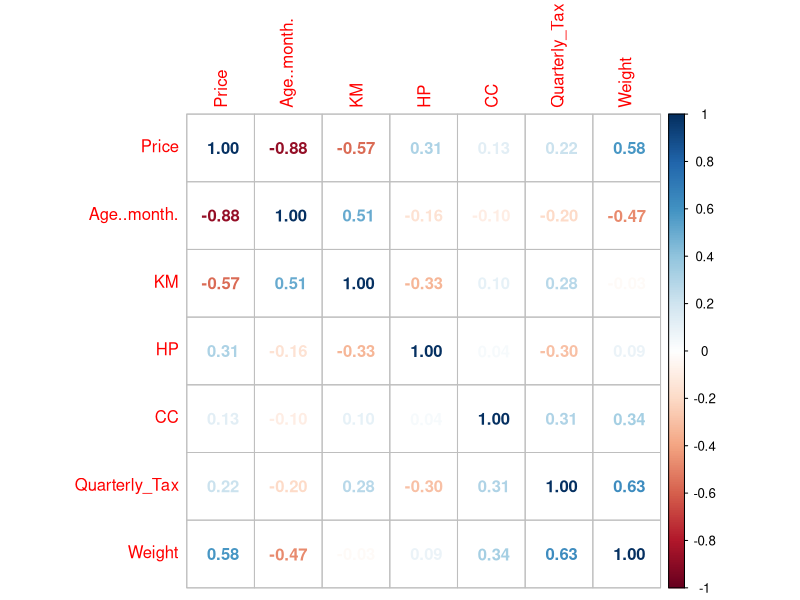
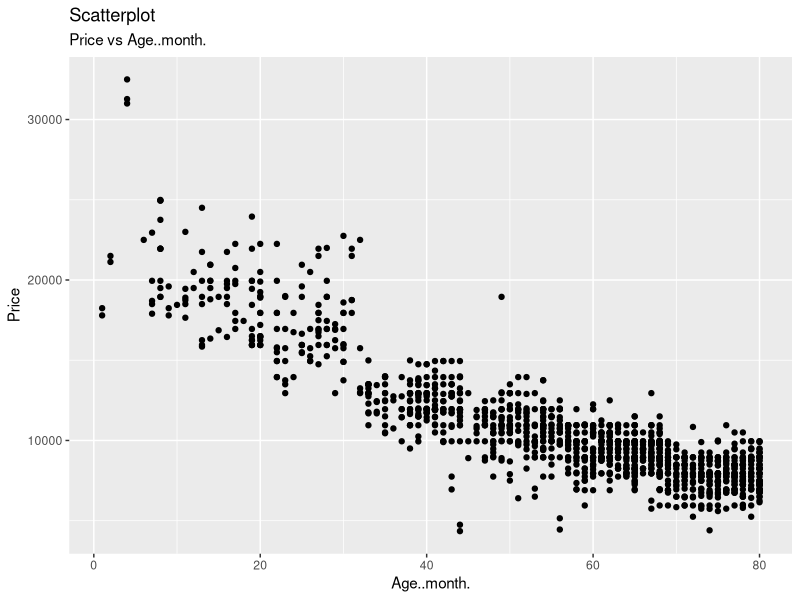
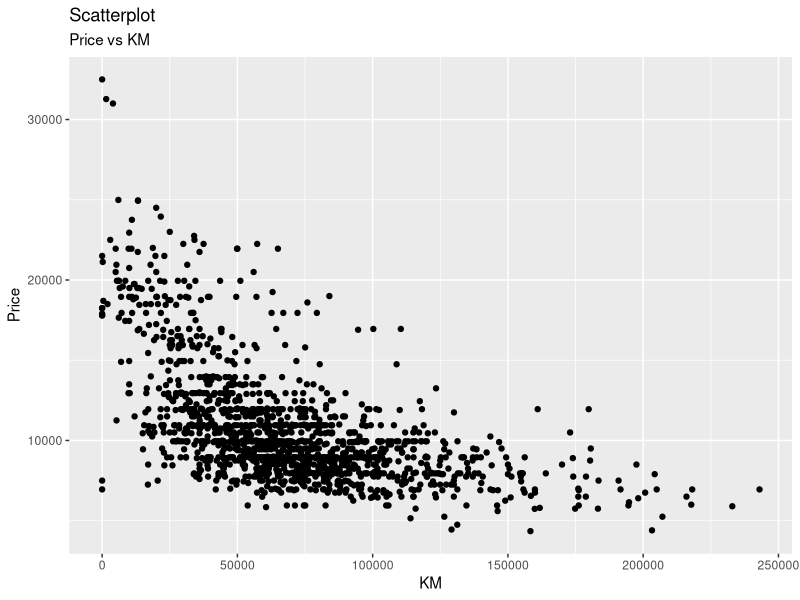
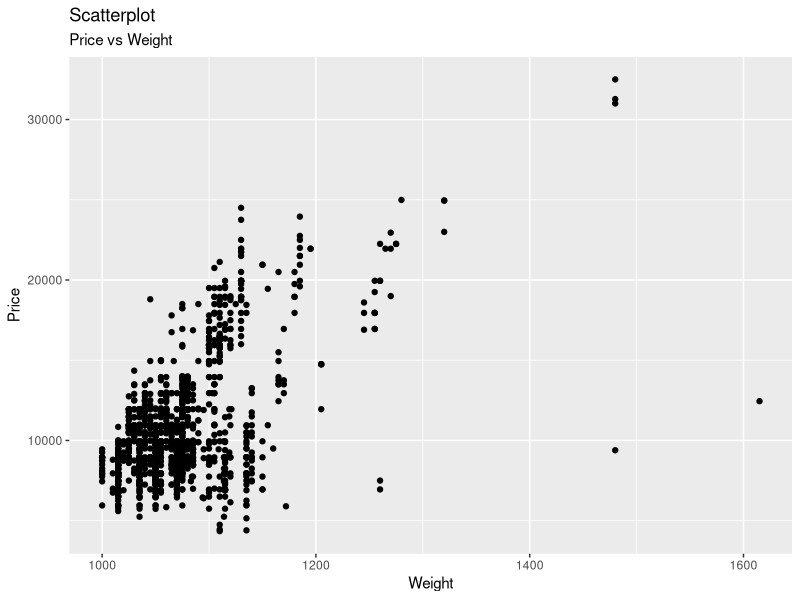
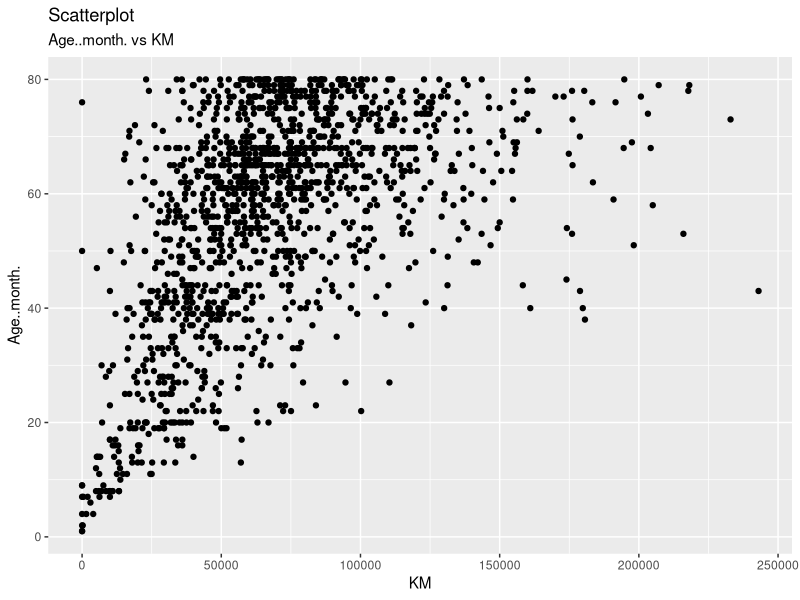
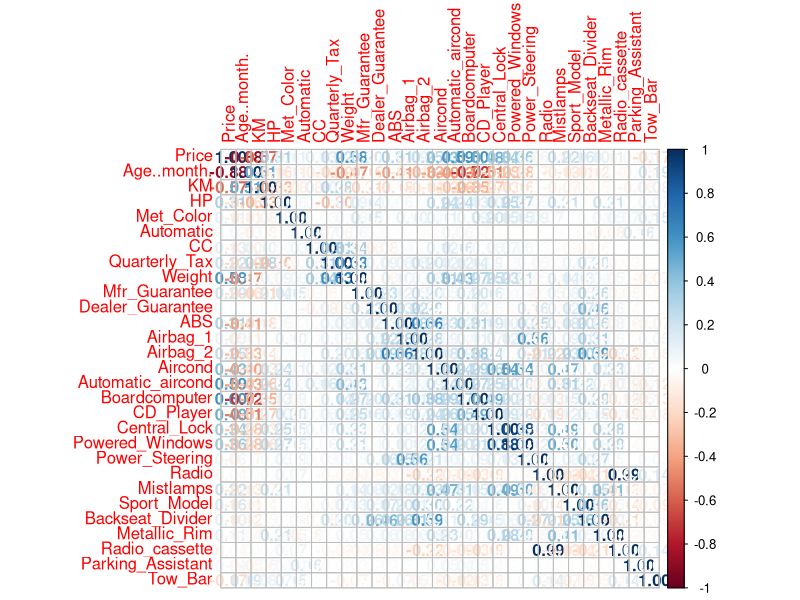

The R script that drew these images, in order:
#Unsupervised Learning - Individual Assignment 1
#Name: Yash Srivastava
#Email: yash_srivastava_ampba2021s@isb.edu
#PGID: 12010060


library(fastDummies)
library(corrplot)
library(ggplot2)

#Reading the dataset
df_cars <- read.csv("ToyotaCorolla.csv")
str(df_cars)
write.csv(names(df_cars), file="names.csv")
df_cars$Cylinders
#A)
#Categorical vars: 
#"Model"             "Fuel_Type"         "Met_Color"         "Color"             "Automatic"        
#"Doors"             "Cylinders"         "Gears"             "Mfr_Guarantee"     "Dealer_Guarantee"  
#"Guarantee_Period"  "ABS"               "Airbag_1"          "Airbag_2"         "Aircond"           
#"Automatic_aircond" "Boardcomputer"     "CD_Player"         "Central_Lock"      "Powered_Windows"  
#"Power_Steering"    "Radio"             "Mistlamps"         "Sport_Model"       "Backseat_Divider"  "Metallic_Rim"

#B)
#Dummy variables, also know as indicator variables represent 2 more categories of an attribute. Let us say a variable has
#N categories, then we can create either N or N-1 dummy variables. Each dummy variable will tell weather category is present or not.

#Eg: the variable Gears has 2 categories 5 and 6. So its dummy variable will be Gears_5, Gears_6 and both will contain oly 0 and 1.
#1 representing either of the category present.

#c) For the categorical variables with N categories we can create N or N-1 dummy variables.
# For variables with only 2 categories we can create N-1 dummy variable which will contain the information of the variable.
#Some some cases creating N variables will result in redundant information for the Nth variable.
#Eg: for this variable "Aircond", the car either has it or it doesnt so this variable can be expressed as 0 and 1.

#d)
#We are using the package fastdummies to create dummy variables.

new_dummy <- dummy_cols(df_cars, select_columns = c("Mfg_Year","Fuel_Type","Color","Doors","Gears","Guarantee_Period"))
#Remaining variablea are already with values 0 and 1

new_dummy_df <- new_dummy[,-c(6,8,11,14,16,21)]
names(new_dummy_df)
write.csv(head(new_dummy_df), file="dumy.csv")
#e)
#correlation matrix for continous variables
#dataset: 
df_contvar <- df_cars[,c("Price","Age..month.","KM","HP","CC","Quarterly_Tax","Weight")]
write.csv(cor(df_contvar), file = "corr.csv")
cor(df_contvar)
M<-cor(df_contvar)

# Price has a very strong negative correlation to Age variable which is fairly obvious since the we are predicting
#price of used cars. So if the car is used for a less amount of time then its resale value will be high.

#Plotting for correlation matrix
corrplot(M, method = "number")

#Scatterplot between price and age
ggplot(df_contvar, aes(x=Age..month., y=Price)) + geom_point() +  
  labs(subtitle="Price vs Age..month.", y="Price", x="Age..month.", title="Scatterplot")
cor(df_contvar$Price, df_contvar$Age..month.)#-0.8765905

#Scatterplot between price and Kilometers driven
ggplot(df_contvar, aes(x=KM, y=Price)) + geom_point() +  
  labs(subtitle="Price vs KM", y="Price", x="KM", title="Scatterplot")
cor(df_contvar$Price, df_contvar$KM)#-0.5699602   Not a very strong correlation.


#Scatterplot between price and Weight
ggplot(df_contvar, aes(x=Weight, y=Price)) + geom_point() +  
  labs(subtitle="Price vs Weight", y="Price", x="Weight", title="Scatterplot")
cor(df_contvar$Price, df_contvar$Weight)#0.5811976   Not a very strong correlation.


#Scatterplot between Age and Kilometer
ggplot(df_contvar, aes(x=KM, y=Age..month.)) + geom_point() +  
  labs(subtitle="Age..month. vs KM", y="Age..month.", x="KM", title="Scatterplot")
cor(df_contvar$Age..month., df_contvar$KM)#0.5056722


#Correlation matrix for all variables
names(df_cars)
C<-cor(df_cars[,-c(1,2,5,6,8,11,14,15,16,21)])
corrplot(C, method = "number" )
#write.csv(cor(df_cars[,-c(1,2,5,6,8,11,14,15,16,21)]), file = "cor.csv")
